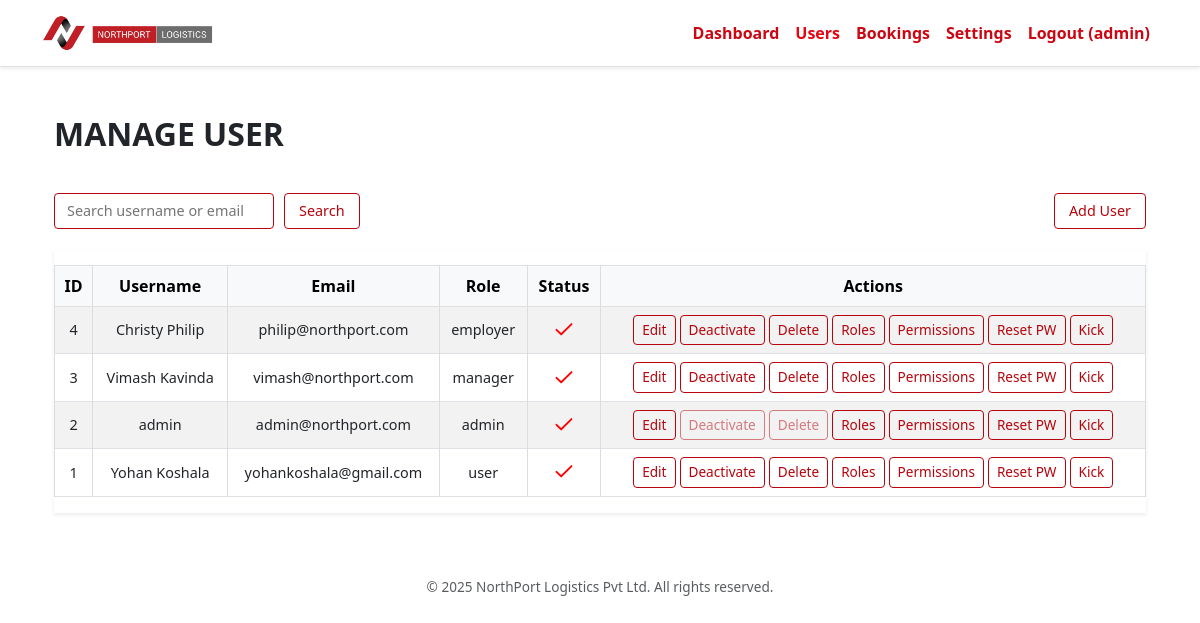
Page /admin/manage_users.php (signed in) on the committed database.
### tables this page shows
CREATE TABLE `users` (
  `id` int(11) NOT NULL,
  `username` varchar(50) NOT NULL,
  `email` varchar(100) NOT NULL,
  `password_hash` varchar(255) NOT NULL,
  `role` enum('admin','manager','employer','user') NOT NULL DEFAULT 'user',
  `is_active` tinyint(1) NOT NULL DEFAULT 1,
  `created_at` timestamp NOT NULL DEFAULT current_timestamp(),
  `updated_at` timestamp NOT NULL DEFAULT current_timestamp() ON UPDATE current_timestamp(),
  `phone` varchar(20) DEFAULT NULL,
  `street_address` varchar(255) DEFAULT NULL,
  `city` varchar(100) DEFAULT NULL,
  `state` varchar(100) DEFAULT NULL,
  `postal_code` varchar(20) DEFAULT NULL,
  `country` varchar(100) DEFAULT NULL,
  `company_name` varchar(255) DEFAULT NULL,
  `profile_pic` varchar(255) DEFAULT NULL,
  `date_of_birth` date DEFAULT NULL,
  `preferences` longtext DEFAULT NULL CHECK (json_valid(`preferences`)),
  `notes` text DEFAULT NULL,
  `department` varchar(100) DEFAULT NULL,
  `job_title` varchar(100) DEFAULT NULL,
  `date_of_joining` date DEFAULT NULL,
  `nic_passport_number` varchar(50) DEFAULT NULL
);

### admin/manage_users.php (the view, shortened to what this page needs)
<?php
require_once '../includes/auth.php';
$search = trim($_GET['search'] ?? '');
$page = max(1, (int)($_GET['page'] ?? 1));
$perPage = 15;
$offset = ($page - 1) * $perPage;
$params = [];
$sql = "SELECT * FROM users";
$sql .= " ORDER BY created_at DESC LIMIT $perPage OFFSET $offset";
$stmt = $pdo->prepare($sql);
$stmt->execute($params);
$users = $stmt->fetchAll(PDO::FETCH_ASSOC);
function redCheckIcon()
{
    return '<svg xmlns="http://www.w3.org/2000/svg" width="20" height="20" fill="red" class="bi bi-check-lg" viewBox="0 0 16 16">'
        . '<path d="M13.485 1.929a.75.75 0 0 1 1.06 1.06l-8.25 8.25a.75.75 0 0 1-1.06 0L1.47 7.56a.75.75 0 1 1 1.06-1.06l3.182 3.183 7.773-7.773z"/></svg>';
}
?>
<?php require_once '../includes/header.php'; ?>
<div class="container my-5">
    <h2 class="mb-4 fw-bold">MANAGE USER</h2>
    <form method="get" action="manage_users.php" role="search" aria-label="Search users" style="display: flex; flex-wrap: wrap; align-items: center; gap: 10px; margin-bottom: 20px;">
        <input
            type="search"
            name="search"
            placeholder="Search username or email"
            value="<?= htmlspecialchars($search) ?>"
            style="border: 1px solid #b6050e; border-radius: 4px; padding: 6px 12px; font-size: 0.9rem; width: 220px; outline: none;"
            onfocus="this.style.borderColor='#8b0000';"
            onblur="this.style.borderColor='#b6050e';" />
        <button type="submit" class="btn-simple" style="padding: 6px 14px;">Search</button>
        <a href="user_create.php" class="btn-simple" style="margin-left: auto; padding: 6px 14px;">Add User</a>
    </form>
    <div class="table-responsive shadow-sm">
        <table class="table table-bordered table-striped align-middle">
            <thead class="table-light text-center">
                <tr>
                    <th>ID</th>
                    <th>Username</th>
                    <th>Email</th>
                    <th>Role</th>
                    <th>Status</th>
                    <th>Actions</th>
                </tr>
            </thead>
            <tbody>
                <?php if (!$users): ?>
                    <tr>
                        <td colspan="6" class="text-center text-muted py-4">No users found.</td>
                    </tr>
                    <?php else: foreach ($users as $user): ?>
                        <tr>
                            <td><?= $user['id'] ?></td>
                            <td><?= htmlspecialchars($user['username']) ?></td>
                            <td><?= htmlspecialchars($user['email']) ?></td>
                            <td><?= htmlspecialchars($user['role'] ?? $user['user_role'] ?? 'N/A') ?></td>
                            <td class="text-center">
                                <?= $user['is_active'] ? redCheckIcon() : '<span style="font-size:1.4em;" class="text-muted">&#x2717;</span>' ?>
                            </td>
                            <td>
                                <div class="btn-group btn-group-sm" role="group" aria-label="User actions">
                                    <a href="user_edit.php?id=<?= $user['id'] ?>" class="btn-simple">Edit</a>
                                    <?php if ($user['id'] !== $_SESSION['user_id']): ?>
                                        <a href="user_deactivate.php?id=<?= $user['id'] ?>&redirect=<?= urlencode($_SERVER['REQUEST_URI']) ?>" class="btn-simple" onclick="return confirm('Confirm deactivate?');">
                                            <?= $user['is_active'] ? 'Deactivate' : 'Activate' ?>
                                        </a>
                                        <a href="user_delete.php?id=<?= $user['id'] ?>&redirect=<?= urlencode($_SERVER['REQUEST_URI']) ?>" class="btn-simple" onclick="return confirm('Delete permanently?');">Delete</a>
                                    <?php else: ?>
                                        <button class="btn-simple" disabled>Deactivate</button>
                                        <button class="btn-simple" disabled>Delete</button>
                                    <?php endif; ?>
                                    <a href="role_management.php?user_id=<?= $user['id'] ?>" class="btn-simple">Roles</a>
                                    <a href="edit_permissions.php?user_id=<?= $user['id'] ?>" class="btn-simple">Permissions</a>
                                    <a href="user_reset_password.php?id=<?= $user['id'] ?>&redirect=<?= urlencode($_SERVER['REQUEST_URI']) ?>" class="btn-simple" onclick="return confirm('Reset password?');">Reset PW</a>
                                    <a href="user_kick.php?id=<?= $user['id'] ?>&redirect=<?= urlencode($_SERVER['REQUEST_URI']) ?>" class="btn-simple" onclick="return confirm('Kick user?');">Kick</a>
                                </div>
                            </td>
                        </tr>
                <?php endforeach;
                endif; ?>
            </tbody>
        </table>
    </div>
</div>
<footer class="text-center py-3">
    <div class="footer-bottom text-muted">
        &copy; <?= date('Y') ?> NorthPort Logistics Pvt Ltd. All rights reserved.
    </div>
</footer>

### includes/header.php (shortened to what this page needs)
<?php
require_once __DIR__ . '/db.php';
$base_url = '/northport/';
$default_logo = 'assets/images/default-logo.png';
$settings = [];
$stmt = $pdo->query("SELECT setting_key, setting_value FROM settings");
while ($row = $stmt->fetch(PDO::FETCH_ASSOC)) {
    $settings[$row['setting_key']] = $row['setting_value'];
}
$logo_path = $settings['site_logo'] ?? $settings['logo_path'] ?? $default_logo;
$logo_url = $base_url . $logo_path . '?v=' . time();
$username = $_SESSION['username'] ?? null;
$role = $_SESSION['role'] ?? null;
$current_file = basename($_SERVER['PHP_SELF']);
function safeOutput($str) {
    return htmlspecialchars($str, ENT_QUOTES, 'UTF-8');
}
?>
<!DOCTYPE html>
<html lang="en">
<head>
  <link href="https://cdn.jsdelivr.net/npm/bootstrap@5.3.0/dist/css/bootstrap.min.css" rel="stylesheet" />
  <link rel="stylesheet" href="https://cdnjs.cloudflare.com/ajax/libs/font-awesome/6.5.0/css/all.min.css" />
</head>
<body>
<nav class="navbar navbar-expand-lg navbar-light bg-white border-bottom shadow-sm py-2">
  <div class="container">
    <a class="navbar-brand d-flex align-items-center" href="<?= safeOutput($base_url) ?>">
      <img src="<?= safeOutput($logo_url) ?>" alt="Logo" />
    </a>
    <div class="collapse navbar-collapse" id="navMenu">
      <ul class="navbar-nav ms-auto mb-2 mb-lg-0">
        <?php if ($username): ?>
          <li class="nav-item">
            <a class="nav-link <?= $current_file === 'dashboard.php' ? 'active' : '' ?>"
               href="<?= safeOutput($base_url . $role) ?>/dashboard.php">Dashboard</a>
          </li>
          <?php if ($role === 'admin'): ?>
            <li class="nav-item">
              <a class="nav-link <?= $current_file === 'manage_users.php' ? 'active' : '' ?>"
                 href="<?= safeOutput($base_url) ?>admin/manage_users.php">Users</a>
            </li>
            <li class="nav-item">
              <a class="nav-link <?= $current_file === 'manage_bookings.php' ? 'active' : '' ?>"
                 href="<?= safeOutput($base_url) ?>admin/manage_bookings.php">Bookings</a>
            </li>
            <li class="nav-item">
              <a class="nav-link <?= $current_file === 'settings.php' ? 'active' : '' ?>"
                 href="<?= safeOutput($base_url) ?>admin/settings.php">Settings</a>
            </li>
          <?php endif; ?>
          <li class="nav-item">
            <a class="nav-link <?= $current_file === 'logout.php' ? 'active' : '' ?>"
               href="<?= safeOutput($base_url) ?>logout.php">Logout (<?= safeOutput($username) ?>)</a>
          </li>
        <?php endif; ?>
      </ul>
    </div>
  </div>
</nav>
<main class="container my-4">

### includes/header.php (style rules this page uses)
.navbar-brand img { height: 40px; object-fit: contain; }
.nav-link.active { font-weight: bold; color: #e30613 !important; }
footer { font-size: 0.9rem; }
.nav-link { color: #cc0612; font-weight: 600; transition: color 0.3s ease; }

### admin/manage_users.php (style rules this page uses)
.btn-simple { background: transparent; border: 1px solid #b6050e; color: #b6050e; padding: 6px 14px; font-size: 0.9rem; cursor: pointer; border-radius: 4px; text-decoration: none; user-select: none; transition: background-color 0.2s ease, color 0.2s ease; }
.btn-simple:disabled, .btn-simple[disabled] { opacity: 0.5; cursor: not-allowed; }
input[type="search"] { border: 1px solid #b6050e; border-radius: 4px; padding: 6px 10px; font-size: 0.9rem; width: 220px; outline-offset: 2px; transition: border-color 0.2s ease; }
.table-responsive { overflow-x: auto; }
table { border-collapse: collapse; width: 100%; max-width: 100%; margin-top: 1rem; }
th, td { border: 1px solid #ddd; padding: 8px 10px; text-align: center; vertical-align: middle; }
th { background-color: #f9f9f9; color: #b6050e; }
td { font-size: 0.9rem; }
.btn-group-sm>.btn-simple { padding: 4px 8px; font-size: 0.85rem; margin: 0 2px; }
footer { text-align: center; margin-top: 40px; font-size: 0.85rem; color: #888; }

### rows in the picture
users: id "4", username "Christy Philip", email "philip@northport.com", role "employer", is_active "Deactivate"
users: id "3", username "Vimash Kavinda", email "vimash@northport.com", role "manager", is_active "Deactivate"
users: id "2", username "admin", email "admin@northport.com", role "admin", shows "Deactivate"
users: id "1", username "Yohan Koshala", email "yohankoshala@gmail.com", role "user", is_active "Deactivate"

### other values in the picture
safeOutput($username) "admin"
